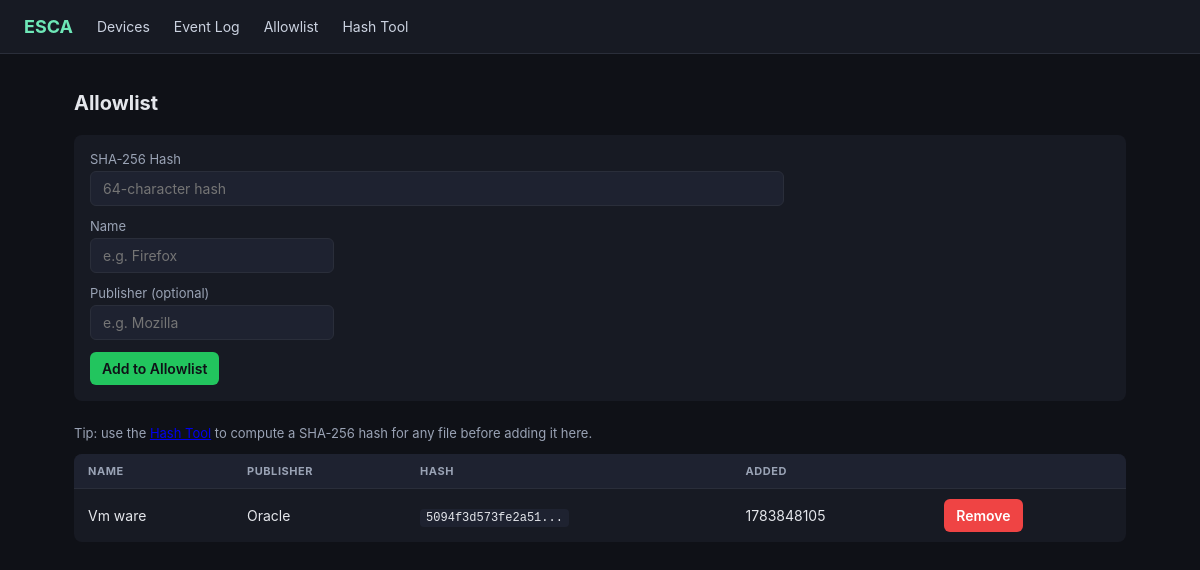
The app's page /allowlist, older data.
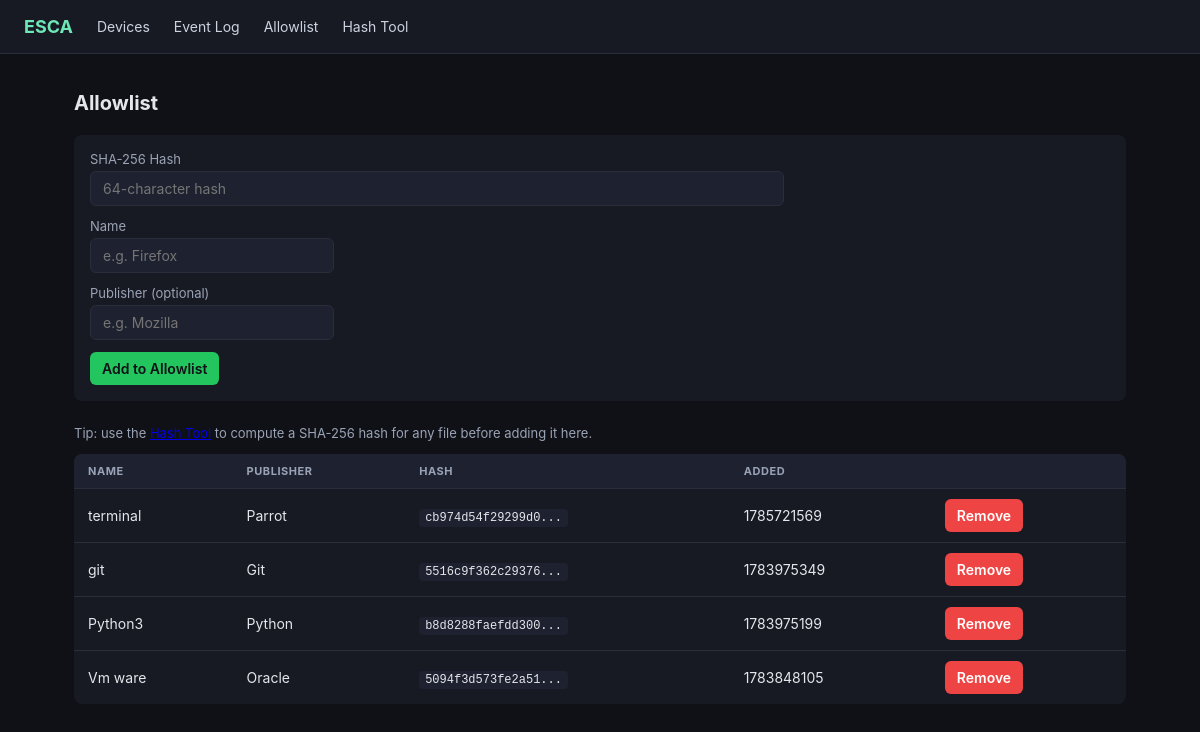
The same page, newer data.
### app.py (models this page shows)
class AllowlistEntry(db.Model):
    id = db.Column(db.Integer, primary_key=True)
    file_hash = db.Column(db.String(64), unique=True, nullable=False)
    name = db.Column(db.String(256))
    publisher = db.Column(db.String(256))
    added_at = db.Column(db.Float, default=time.time)

### app.py (the view, shortened to what this page needs)
@app.route("/allowlist", methods=["GET", "POST"])
def allowlist_view():
    entries = AllowlistEntry.query.order_by(AllowlistEntry.added_at.desc()).all()
    return render_template("allowlist.html", entries=entries)

### templates/allowlist.html
{% extends "base.html" %}
{% block content %}
<h1>Allowlist</h1>
<form method="POST" style="margin-bottom: 24px; background:#171a23; padding:16px; border-radius:8px;">
    <div class="form-row">
        <label>SHA-256 Hash</label>
        <input type="text" name="file_hash" placeholder="64-character hash" size="70" required>
    </div>
    <div class="form-row">
        <label>Name</label>
        <input type="text" name="name" placeholder="e.g. Firefox" required>
    </div>
    <div class="form-row">
        <label>Publisher (optional)</label>
        <input type="text" name="publisher" placeholder="e.g. Mozilla">
    </div>
    <button type="submit">Add to Allowlist</button>
</form>
<p style="color:#9aa3b5; font-size:13px;">
    Tip: use the <a href="{{ url_for('hash_tool') }}">Hash Tool</a> to compute a SHA-256 hash for any file before adding it here.
</p>
<table>
    <tr>
        <th>Name</th>
        <th>Publisher</th>
        <th>Hash</th>
        <th>Added</th>
        <th></th>
    </tr>
    {% for e in entries %}
    <tr>
        <td>{{ e.name }}</td>
        <td>{{ e.publisher }}</td>
        <td><code>{{ e.file_hash[:16] }}...</code></td>
        <td>{{ e.added_at | int }}</td>
        <td>
            <form class="inline" method="POST" action="{{ url_for('allowlist_delete', entry_id=e.id) }}">
                <button type="submit" class="danger">Remove</button>
            </form>
        </td>
    </tr>
    {% else %}
    <tr><td colspan="5">Allowlist is empty. Everything will be treated as unauthorized.</td></tr>
    {% endfor %}
</table>
{% endblock %}

### templates/base.html (shortened to what this page needs)
<!DOCTYPE html>
<html lang="en">
<head>
</head>
<body>
    <nav>
        <span class="brand">ESCA</span>
        <a href="{{ url_for('devices_view') }}">Devices</a>
        <a href="{{ url_for('events_view') }}">Event Log</a>
        <a href="{{ url_for('allowlist_view') }}">Allowlist</a>
        <a href="{{ url_for('hash_tool') }}">Hash Tool</a>
    </nav>
    <main>
        {% block content %}{% endblock %}
    </main>
</body>
</html>

### templates/base.html (style rules this page uses)
* { box-sizing: border-box; }
body { font-family: -apple-system, Segoe UI, Roboto, sans-serif; background: #0f1117; color: #e4e6eb; margin: 0; }
nav { background: #171a23; padding: 16px 24px; display: flex; align-items: center; gap: 24px; border-bottom: 1px solid #2a2e3a; }
nav .brand { font-weight: 700; font-size: 18px; color: #6ee7b7; }
nav a { color: #cbd2e0; text-decoration: none; font-size: 14px; }
main { padding: 24px; max-width: 1100px; margin: 0 auto; }
table { width: 100%; border-collapse: collapse; background: #171a23; border-radius: 8px; overflow: hidden; }
th, td { text-align: left; padding: 10px 14px; border-bottom: 1px solid #2a2e3a; font-size: 14px; }
th { background: #1e2230; color: #9aa3b5; text-transform: uppercase; font-size: 11px; letter-spacing: 0.05em; }
tr:last-child td { border-bottom: none; }
h1 { font-size: 20px; margin-bottom: 20px; }
form.inline { display: inline; }
input, button { font-family: inherit; font-size: 14px; padding: 8px 12px; border-radius: 6px; border: 1px solid #2a2e3a; background: #1e2230; color: #e4e6eb; }
button { background: #22c55e; color: #0f1117; border: none; font-weight: 600; cursor: pointer; }
button.danger { background: #ef4444; color: white; }
.form-row { margin-bottom: 12px; }
.form-row label { display: block; margin-bottom: 4px; color: #9aa3b5; font-size: 13px; }
code { background: #1e2230; padding: 2px 6px; border-radius: 4px; font-size: 12px; }

Row changes from the older to the newer data that the page shows:
added AllowlistEntry: name "terminal", publisher "Parrot", file_hash "cb974d54f29299d0", added_at "1785721569"
added AllowlistEntry: name "git", publisher "Git", file_hash "5516c9f362c29376", added_at "1783975349"
added AllowlistEntry: name "Python3", publisher "Python", file_hash "b8d8288faefdd300", added_at "1783975199"
